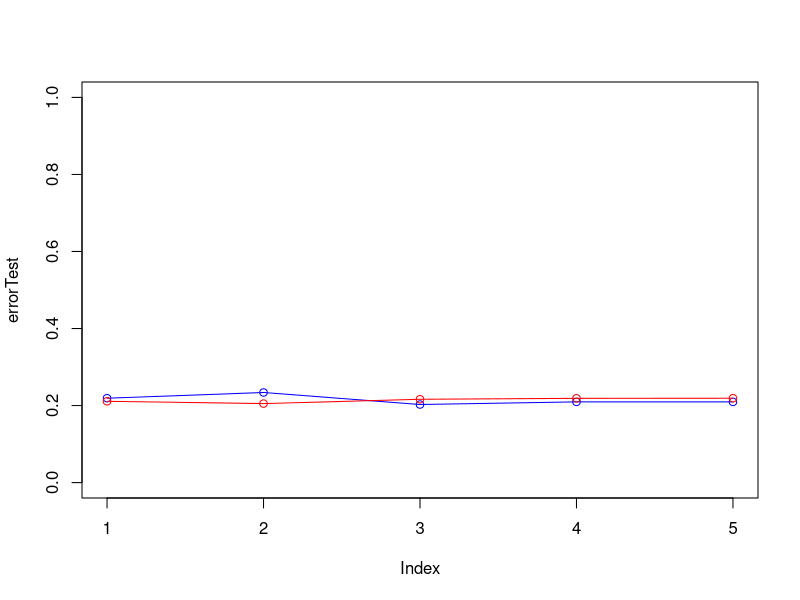

Recreate this plot in R.
data <- read.csv(file="basketballStatsAnalysis.csv", header=TRUE, sep=",")
data = data[data$pos == "G" | data$pos == "F" | data$pos == "C", ]

errorTest = c()
errorTrain = c()
library(MASS)
#Randomly shuffle the data
data<-data[sample(nrow(data)),]

#Create 5 equally size folds
folds <- cut(seq(1,nrow(data)),breaks=5,labels=FALSE)

#perform qda leaving out 1 partition each time and calculate the error
for(i in 1:5)
{
  #perform qda on the model
  testIndexes <- which(folds==i,arr.ind=TRUE)
  testData <- data[testIndexes, ]
  trainData <- data[-testIndexes, ]
  trainData$pos = factor(trainData$pos) #drop the mixed position
  testData$pos = factor(testData$pos) #drop the mixed position
  qda.fit = qda(pos~ ppg+ rpg+apg+ftpercent, data = trainData)
  
  #calculate train error
  qda.predTr=predict(qda.fit , trainData)
  numErrorTrain = 0
  for(j in 1:nrow(trainData))
  {
    if (qda.predTr$class[j] != trainData$pos[j])
    {
      numErrorTrain = numErrorTrain + 1
    }
  }
  cvErrorTr = numErrorTrain / nrow(trainData)
  errorTrain = c(errorTrain, cvErrorTr)
  
  #calculate test error
  qda.predTe=predict(qda.fit , testData)
  numErrorTest = 0
  for(j in 1:nrow(testData))
  {
    if (qda.predTe$class[j] != testData$pos[j])
    {
      numErrorTest = numErrorTest + 1
    }
  }
  cvErrorTe = numErrorTest / nrow(testData)
  errorTest = c(errorTest, cvErrorTe)
}

plot(errorTest, type="o", col="blue", ylim=c(0,1))
lines(errorTrain, type="o", col="red")
